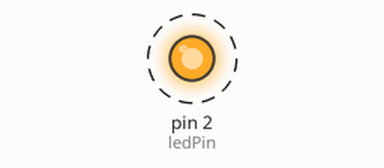
Simulated run of this sketch. Board: Arduino Uno, built with avr-gcc and run on an emulated ATmega328P. Shown: output pins drawn as LEDs (lit = HIGH). Dashed ring = blinking.

Above: at 0.5 s.
Timing chart, 0 to 4.6 s (numbered marks = the images above):
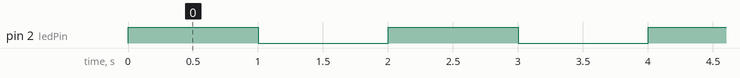

The sketch:

individual.ino
```cpp
int ledPin = 2;

void setup() {
  // put your setup code here, to run once:
  pinMode(ledPin, OUTPUT);
}

void loop() {
  // put your main code here, to run repeatedly:

  digitalWrite(ledPin, !digitalRead(ledPin));
  delay(1000);

}
```

Measured:
- by itself, pin 2 (ledPin): alternates HIGH for 1.0 s and LOW for 1.0 s
